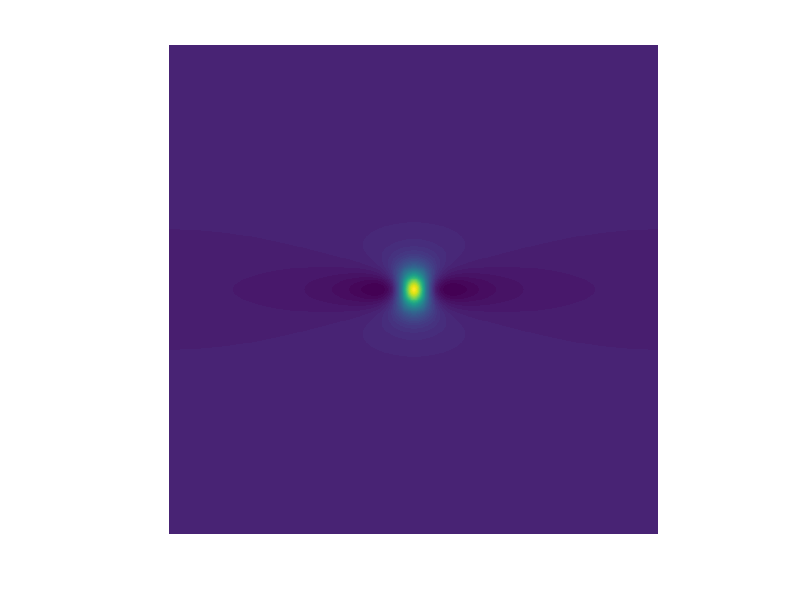

Recreate this plot in MATLAB.
function dse_fixed_point

%-- Input parameters --  

  outfile = 'grounsol_test.dat'   %'groundsol_nu05_rho-1_1024.dat'

  nu = 0.1;
  rho =  -1.0;
  alpha = 3/2;


  L     =   25.6;           % length of the box
  r0    =  sqrt(2);         % initial width of gaussian psi
  h0    =    1.0;           % initial height of gaussian psi
  x0    =    0.0;           % initial x-location of gaussian psi
  y0    =    0.0;           % initial y-location of gaussian psi      

  N     =   1024;           % discretization points 

  dx    = L/N;

%-- Initial data --
 
  [F, x]  = initPsi_2D(L, N, h0, r0, x0, y0);
  %imagesc (F); axis('equal', 'tics', 'off'); return;


%-- Grid and multipliers in k-space --

% k = [0,1,2...,N/2, -N/2, ..., -2, -1]
   
  k = 0:N-1; 
  k0 = floor((N-1)/2); 
  k = circshift(k-k0,[0,-k0]) * (2*pi/L);

  [kx, ky] = meshgrid (k, k);

  Mf = 1 ./ (1 + kx.*kx + ky.*ky) ;
  Mv = kx.*kx  ./ (kx.*kx + nu*ky.*ky); 
  Mv(1,1) = 0;


%-- Fixed point iterations --

for s=1:100 

    fV = Mv .* fft2( F.*F );

    V = real(ifft2(fV));
    R = (F.*F - rho*V) .* F;

    fR = fft2(R);
    fF = fft2(F);
   
    SR = Mf .* fR .* conj(fF) ; 
    SL = fF .* conj(fF); 

    factor = ( real(sum(sum(SL))) / real(sum(sum(SR))) ) ^ alpha;

    fF = Mf .* fR * factor ;

    Fnew = real (ifft2(fF));

    Err = max(max(Fnew - F));
    F = Fnew;

    Fmax =  max(max(F));
    %min(min(F))
    disp([s, Fmax, Err, factor]);

    %imagesc(F); axis('equal', 'tics', 'off');

end
 
fV = Mv .* fft2( F.*F );
V  = real(ifft2(fV));
Vo =  V(N/2+1, N/2+1);
   
imagesc(V); axis('equal', 'tics', 'off');



%-- astigmatism --

  fF = fft2(F.*F);

  Fx = sum(sum(abs(ifft2(i*kx.*fF))));
  Fy = sum(sum(abs(ifft2(i*ky.*fF))));

  Fxx = real(ifft2(-kx.*kx.*fft2(F)));
  Fyy = real(ifft2(-ky.*ky.*fft2(F)));

  %max(max(F)), F(N/2+1, N/2+1)
  %imagesc(Fxx); ; axis('equal', 'tics', 'off'); max(max(abs(Fxx)))

  format long 

  h = abs(F(N/2+1, N/2+1));
  hxx = Fxx(N/2+1, N/2+1);
  hyy = Fyy(N/2+1, N/2+1);

  deriv_ratio = hxx / hyy;

  astigmatism = Fx/Fy;

  num_waves  = sum(sum(F.*F))*dx*dx;

  disp([nu, rho, num_waves, h, hxx, hyy, astigmatism, Vo])

  return

    %-- save binary F(x,y) --

  fid = fopen(outfile, 'wb');
  fwrite(fid, F, 'double');
  fclose(fid);

end


%-------------------------------------------------
%-------------------------------------------------
function [U,x,y] = initPsi_2D(L, N, h0, r0, x0, y0)

  dx = L/N;

  x  = (-N/2:1:N/2-1)*dx + dx/2;
  y  = (-N/2:1:N/2-1)*dx + dx/2;

  [xx, yy] = meshgrid (x, y);

  rr = (xx-x0).^2 + (yy-y0).^2;

  U  = h0*exp( -rr/r0^2 ) + 0*i;
  %mesh(x, y, real(U));

end

%-------------------------------------------------
